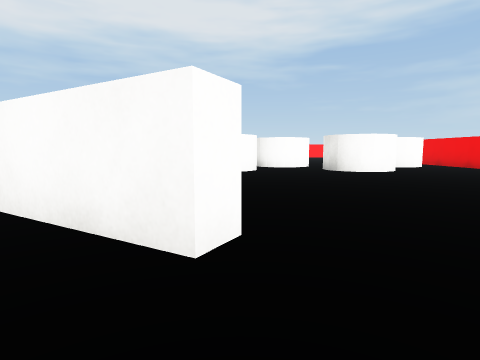
View 1 (above)

20 first-person views from a walk through a Unity game level. The camera is 0.29 m above the floor, tilts 6° down and sees 80° across. The floor is counted in squares, 0.5 m on a side. Each view is taken from the middle of a square. On the plan, view 1 faces up. The plan holds only what a view shows up to about 9 squares ahead; the rest is blank. Surface patterns are stand-ins for the level's own textures.

View 2
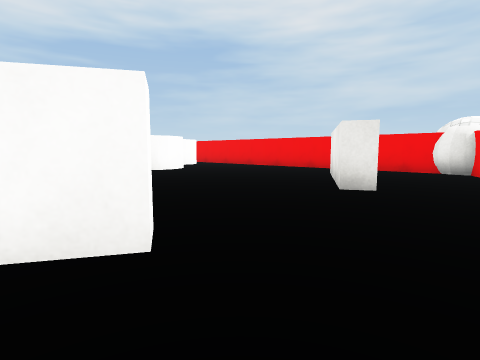

View 3
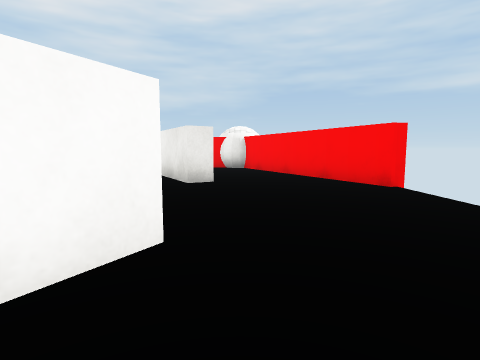

View 4
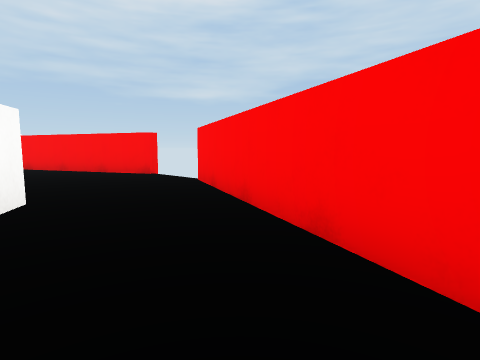

View 5
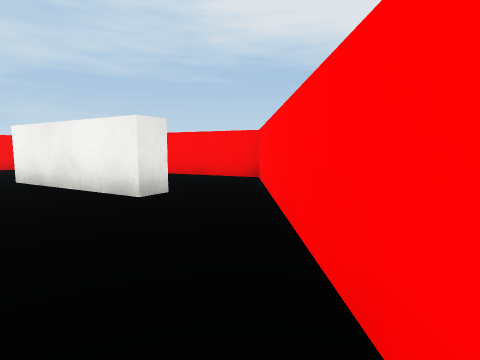

View 6
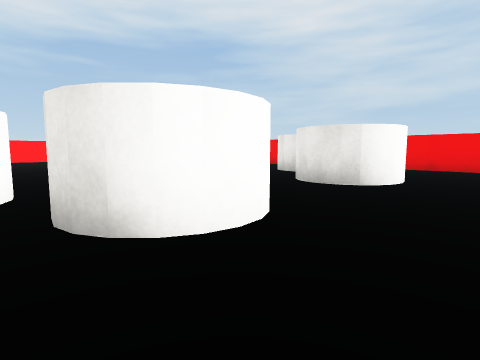

View 7
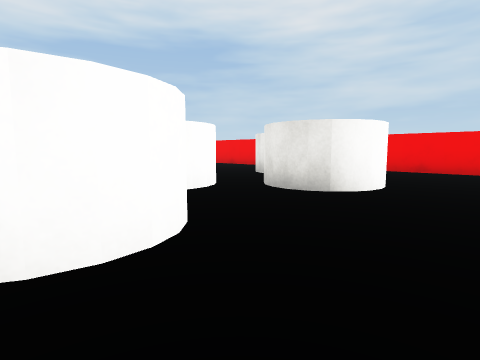

View 8
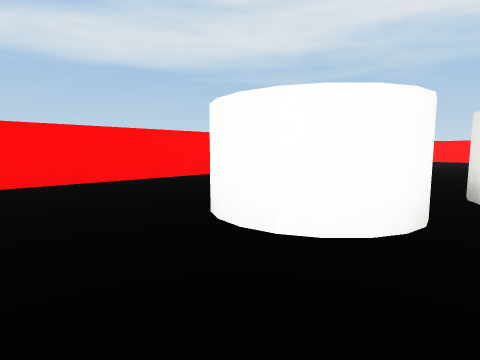

View 9
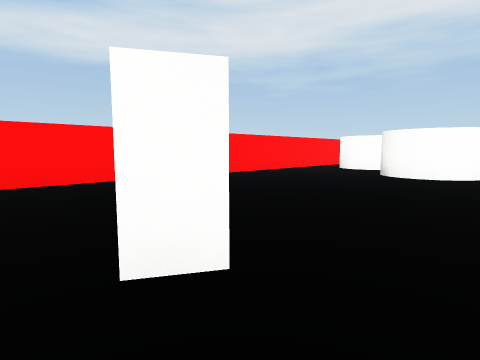

View 10
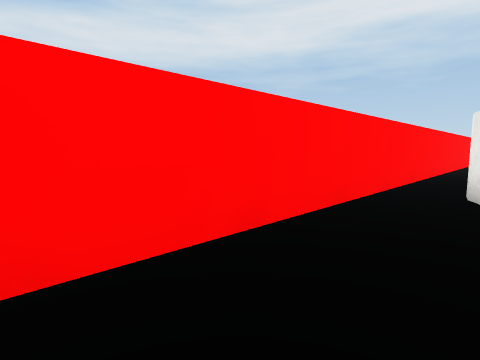

View 11
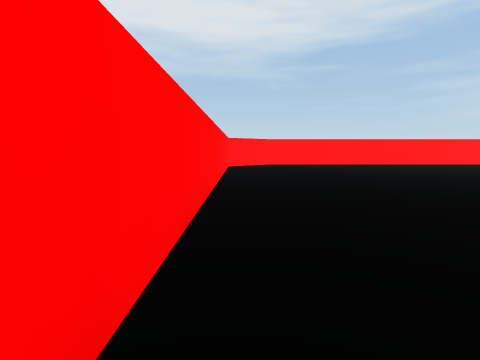

View 12
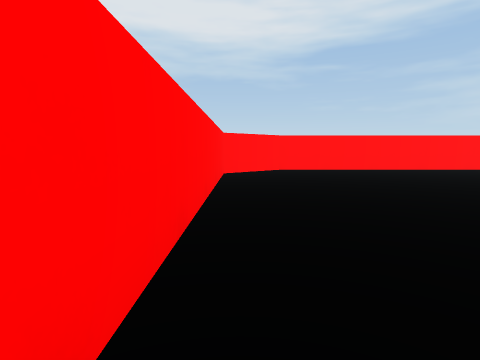

View 13
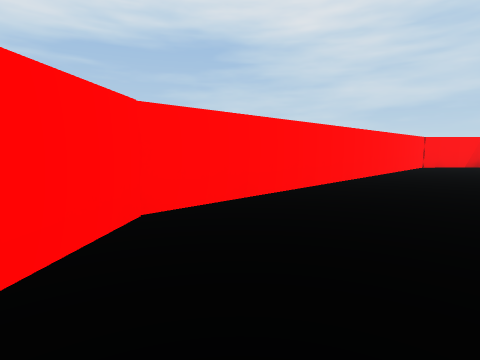

View 14
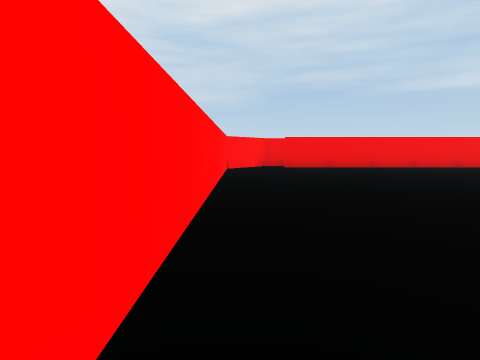

View 15
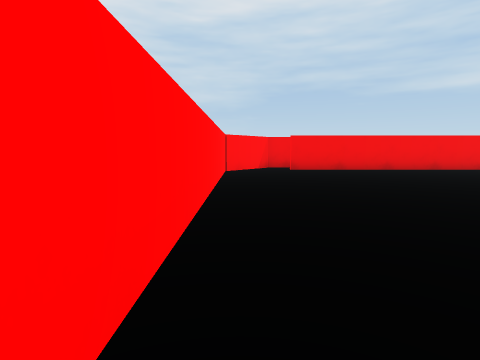

View 16
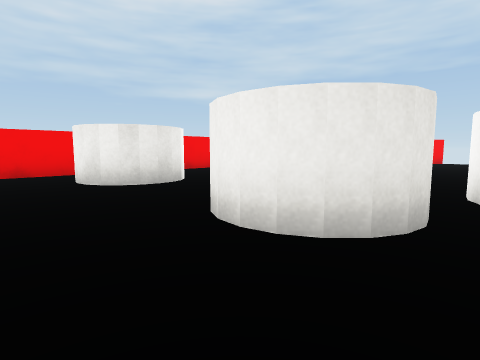

View 17
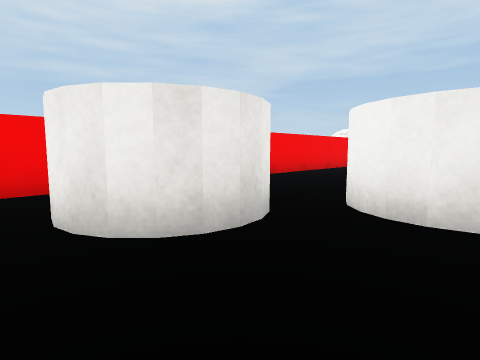

View 18
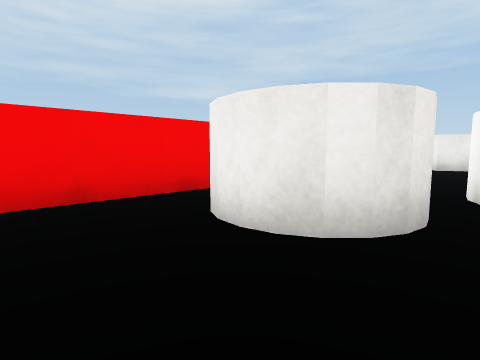

View 19
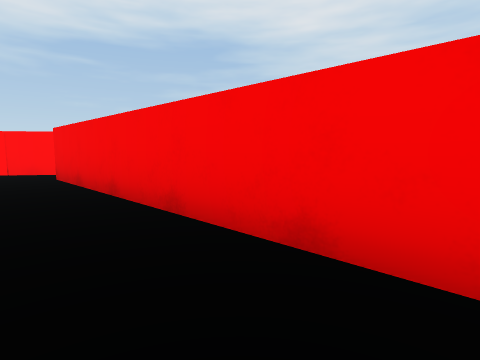

View 20
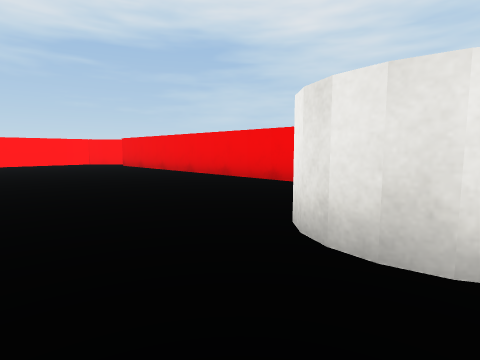

### Floor plan
Ten units are one square. View 1 is at (0, 0); x grows to the right and y downward. Boxes are objects, and circles mark ways between rooms. Rooms are numbered by the first view taken in them; rooms with no view inside come last. Other rooms are left out.
<svg viewBox="-49 -229 135 248">
<path fill="none" stroke="#000" d="M24 14 48 2M0 -19 -2 -15 -10 -19M33 -14 30 -19M-18 3 6 14M-44 -24 -44 -9 -18 3M-10 -19 -24 -27M-30 -30 -28 -35 0 -19M81 -213 68 -224 -28 -224 -44 -211 -44 -24M30 -19 58 -35M74 -24 74 -205M48 2 73 -9"/>
<rect x="-35" y="-115" width="20" height="20" fill="#bbb"><title>cylinder</title></rect>
<rect x="-15" y="-95" width="20" height="20" fill="#bbb"><title>cylinder</title></rect>
<rect x="5" y="-115" width="20" height="20" fill="#bbb"><title>cylinder</title></rect>
<rect x="25" y="-95" width="20" height="20" fill="#bbb"><title>cylinder</title></rect>
<rect x="45" y="-115" width="20" height="20" fill="#bbb"><title>cylinder</title></rect>
<circle cx="-20" cy="-10" r="3" fill="#2a7"/>
<circle cx="15" cy="-20" r="3" fill="#2a7"/>
<circle cx="50" cy="-10" r="3" fill="#2a7"/>
<circle cx="-40" cy="-30" r="3" fill="#2a7"/>
<text x="10" y="0">1</text>
<text x="-30" y="-20">2</text>
<text x="10" y="-130">3</text>
<text x="60" y="-20">4</text>
</svg>
Room 1 opens to room 2. Room 1 opens to room 3. Room 1 opens to room 4. Room 2 opens to room 3.

Where each view was taken, in squares from view 1:
view 1: 0 up, 0 right, facing up
view 2: 0 up, 1 left, facing up-right
view 3: 1 up, 2 left, facing right
view 4: 2 up, 4 left, facing down-right
view 5: 7 up, 4 left, facing down
view 6: 6 up, 2 left, facing up-right
view 7: 6 up, 1 left, facing up-right
view 8: 6 up, 1 right, facing up-left
view 9: 1 up, 1 right, facing up-left
view 10: 6 up, 3 left, facing up-left
view 11: 11 up, 4 left, facing up
view 12: 14 up, 4 left, facing up
view 13: 20 up, 4 left, facing up-right
view 14: 22 up, 2 left, facing right
view 15: 22 up, 1 left, facing right
view 16: 13 up, 0 right, facing down-right
view 17: 12 up, 3 right, facing down-right
view 18: 13 up, 4 right, facing down-right
view 19: 14 up, 6 right, facing up-right
view 20: 10 up, 3 right, facing up-right
